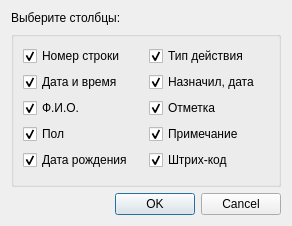
<?xml version="1.0" encoding="UTF-8"?>
<ui version="4.0">
 <class>JobsOperatingReportSetupDialog</class>
 <widget class="QDialog" name="JobsOperatingReportSetupDialog">
  <property name="geometry">
   <rect>
    <x>0</x>
    <y>0</y>
    <width>292</width>
    <height>226</height>
   </rect>
  </property>
  <property name="windowTitle">
   <string>Dialog</string>
  </property>
  <layout class="QGridLayout" name="gridLayout">
   <item row="0" column="0">
    <widget class="QLabel" name="lblColumsList">
     <property name="text">
      <string>Выберите столбцы:</string>
     </property>
    </widget>
   </item>
   <item row="1" column="0">
    <widget class="QGroupBox" name="groupBox">
     <property name="title">
      <string/>
     </property>
     <layout class="QGridLayout" name="gridLayout_2">
      <item row="0" column="0">
       <widget class="QCheckBox" name="chkRowNumber">
        <property name="text">
         <string>Номер строки</string>
        </property>
        <property name="checked">
         <bool>true</bool>
        </property>
       </widget>
      </item>
      <item row="1" column="0">
       <widget class="QCheckBox" name="chkDatetime">
        <property name="text">
         <string>Дата и время</string>
        </property>
        <property name="checked">
         <bool>true</bool>
        </property>
       </widget>
      </item>
      <item row="2" column="0">
       <widget class="QCheckBox" name="chkClientName">
        <property name="text">
         <string>Ф.И.О.</string>
        </property>
        <property name="checked">
         <bool>true</bool>
        </property>
       </widget>
      </item>
      <item row="3" column="0">
       <widget class="QCheckBox" name="chkClientSex">
        <property name="text">
         <string>Пол</string>
        </property>
        <property name="checked">
         <bool>true</bool>
        </property>
       </widget>
      </item>
      <item row="4" column="0">
       <widget class="QCheckBox" name="chkClientBirthday">
        <property name="text">
         <string>Дата рождения</string>
        </property>
        <property name="checked">
         <bool>true</bool>
        </property>
       </widget>
      </item>
      <item row="0" column="1">
       <widget class="QCheckBox" name="chkActionType">
        <property name="text">
         <string>Тип действия</string>
        </property>
        <property name="checked">
         <bool>true</bool>
        </property>
       </widget>
      </item>
      <item row="1" column="1">
       <widget class="QCheckBox" name="chkSetPerson">
        <property name="text">
         <string>Назначил, дата</string>
        </property>
        <property name="checked">
         <bool>true</bool>
        </property>
       </widget>
      </item>
      <item row="2" column="1">
       <widget class="QCheckBox" name="chkLabel">
        <property name="text">
         <string>Отметка</string>
        </property>
        <property name="checked">
         <bool>true</bool>
        </property>
       </widget>
      </item>
      <item row="3" column="1">
       <widget class="QCheckBox" name="chkNotes">
        <property name="text">
         <string>Примечание</string>
        </property>
        <property name="checked">
         <bool>true</bool>
        </property>
       </widget>
      </item>
      <item row="4" column="1">
       <widget class="QCheckBox" name="chkBarCode">
        <property name="text">
         <string>Штрих-код</string>
        </property>
        <property name="checked">
         <bool>true</bool>
        </property>
       </widget>
      </item>
     </layout>
    </widget>
   </item>
   <item row="1" column="1">
    <spacer name="verticalSpacer">
     <property name="orientation">
      <enum>Qt::Vertical</enum>
     </property>
     <property name="sizeHint" stdset="0">
      <size>
       <width>0</width>
       <height>40</height>
      </size>
     </property>
    </spacer>
   </item>
   <item row="2" column="0">
    <widget class="QDialogButtonBox" name="buttonBox">
     <property name="orientation">
      <enum>Qt::Horizontal</enum>
     </property>
     <property name="standardButtons">
      <set>QDialogButtonBox::Cancel|QDialogButtonBox::Ok</set>
     </property>
    </widget>
   </item>
  </layout>
 </widget>
 <tabstops>
  <tabstop>chkRowNumber</tabstop>
  <tabstop>chkDatetime</tabstop>
  <tabstop>chkClientName</tabstop>
  <tabstop>chkClientSex</tabstop>
  <tabstop>chkClientBirthday</tabstop>
  <tabstop>chkActionType</tabstop>
  <tabstop>chkSetPerson</tabstop>
  <tabstop>chkLabel</tabstop>
  <tabstop>chkNotes</tabstop>
  <tabstop>chkBarCode</tabstop>
  <tabstop>buttonBox</tabstop>
 </tabstops>
 <resources/>
 <connections/>
</ui>
